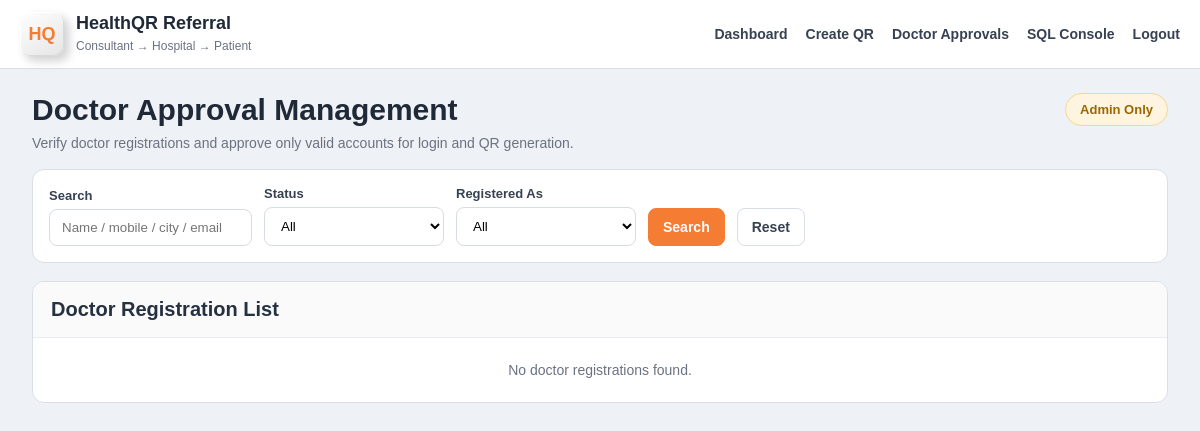
Page /admin/doctor-approvals (signed in) on the earlier database version.
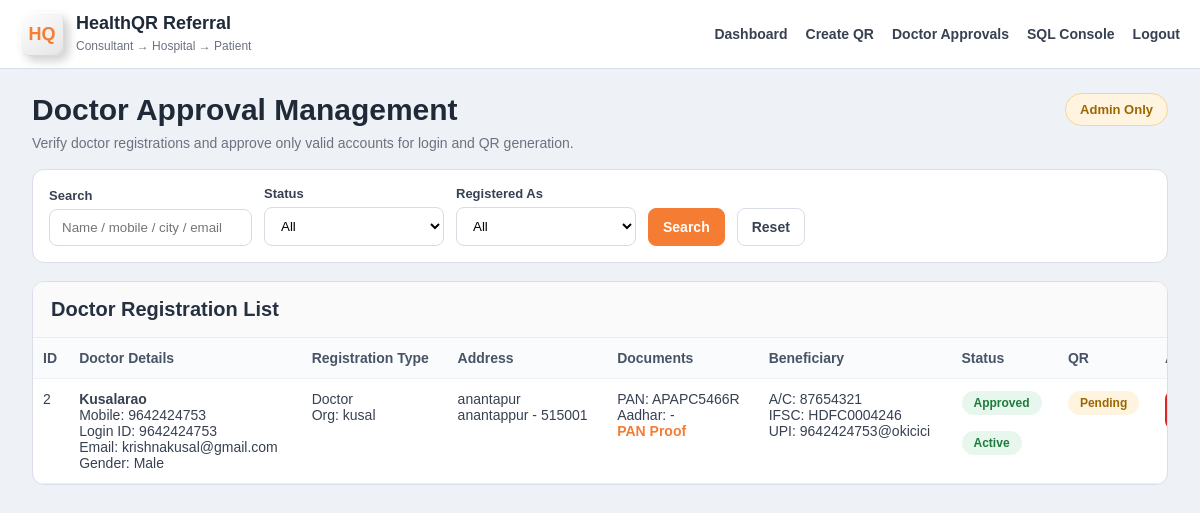
Same page on the later database version.
### tables this page shows
CREATE TABLE users(
        id INTEGER PRIMARY KEY AUTOINCREMENT,

        role TEXT NOT NULL CHECK(role IN ('admin','doctor','hospital')),

        display_name TEXT NOT NULL,
        hospital_name TEXT,

        phone TEXT UNIQUE,
        email TEXT UNIQUE,
        gender TEXT,
        registered_as TEXT,

        address TEXT,
        city_name TEXT,
        pincode TEXT,

        pan_number TEXT,
        aadhar_number TEXT,
        pan_file TEXT,
        aadhar_file TEXT,

        account_number TEXT,
        ifsc_code TEXT,
        upi_id TEXT,

        login_id TEXT UNIQUE,
        organization_name TEXT,

        password TEXT,
        secret_code TEXT,

        approval_status TEXT NOT NULL DEFAULT 'approved',
        qr_generated INTEGER NOT NULL DEFAULT 0,

        is_active INTEGER NOT NULL DEFAULT 1,
        created_at TEXT NOT NULL DEFAULT CURRENT_TIMESTAMP
    );

### routes/admin_routes.py (the view)
@admin_bp.route("/doctor-approvals")
@login_required(role="admin")
def doctor_approvals():
    conn = get_conn()
    cur = conn.cursor()
    search = request.args.get("search", "").strip()
    status = request.args.get("status", "").strip()
    registered_as = request.args.get("registered_as", "").strip()
    query = """
        SELECT *
        FROM users
        WHERE role='doctor'
    """
    params = []
    if search:
        query += " AND (display_name LIKE ? OR phone LIKE ? OR city_name LIKE ? OR email LIKE ?)"
        like_search = f"%{search}%"
        params.extend([like_search, like_search, like_search, like_search])
    if status:
        query += " AND approval_status=?"
        params.append(status)
    if registered_as:
        query += " AND registered_as=?"
        params.append(registered_as)
    query += " ORDER BY id DESC"
    cur.execute(query, params)
    doctors = cur.fetchall()
    conn.close()
    return render_template("admin/doctor_approvals.html", doctors=doctors)

### models/database.py (called while the page is built)
def get_conn():
    conn = sqlite3.connect(
        DATABASE_PATH,
        timeout=10,
        check_same_thread=False
    )
    conn.row_factory = sqlite3.Row
    conn.execute("PRAGMA foreign_keys = ON")
    conn.execute("PRAGMA journal_mode = WAL")
    conn.execute("PRAGMA synchronous = NORMAL")
    conn.execute("PRAGMA temp_store = MEMORY")
    conn.execute("PRAGMA cache_size = -20000")
    return conn

### utils/helpers.py (called while the page is built)
def login_required(role=None):
    def decorator(fn):
        @wraps(fn)
        def wrapper(*args, **kwargs):
            if "user_id" not in session:
                flash("Please login first.", "error")
                return redirect(url_for("auth.login"))
            user_role = session.get("role")
            if role:
                allowed_roles = role if isinstance(role, (list, tuple, set)) else [role]
                if user_role not in allowed_roles:
                    flash("You do not have access to that page.", "error")
                    return redirect(url_for("dashboard.home"))
            return fn(*args, **kwargs)
        return wrapper
    return decorator

### templates/admin/doctor_approvals.html (shortened to what this page needs)
{% extends "base.html" %}
{% block content %}
<div class="approval-page">
  <div class="page-head">
    <div>
      <h1>Doctor Approval Management</h1>
      <p>Verify doctor registrations and approve only valid accounts for login and QR generation.</p>
    </div>
    <span class="badge-admin">Admin Only</span>
  </div>
  <form class="filter-bar" method="get">
    <div class="filter-group">
      <label for="search">Search</label>
      <input type="text" id="search" name="search" value="{{ request.args.get('search', '') }}" placeholder="Name / mobile / city / email">
    </div>
    <div class="filter-group">
      <label for="status">Status</label>
      <select id="status" name="status">
        <option value="">All</option>
      </select>
    </div>
    <div class="filter-group">
      <label for="registered_as">Registered As</label>
      <select id="registered_as" name="registered_as">
        <option value="">All</option>
      </select>
    </div>
    <button class="btn-main" type="submit">Search</button>
    <a class="btn-light" href="{{ url_for('admin.doctor_approvals') }}">Reset</a>
  </form>
  <section class="table-card">
    <div class="table-head">
      <h2>Doctor Registration List</h2>
    </div>
    {% if doctors %}
    <div class="table-wrap">
      <table>
        <thead>
          <tr>
            <th>ID</th>
            <th>Doctor Details</th>
            <th>Registration Type</th>
            <th>Address</th>
            <th>Documents</th>
            <th>Beneficiary</th>
            <th>Status</th>
            <th>QR</th>
            <th>Actions</th>
          </tr>
        </thead>
        <tbody>
          {% for row in doctors %}
          <tr>
            <td>{{ row['id'] }}</td>
            <td>
              <b>{{ row['display_name'] }}</b><br>
              Mobile: {{ row['phone'] or '-' }}<br>
              Login ID: {{ row['login_id'] or '-' }}<br>
              Email: {{ row['email'] or '-' }}<br>
              Gender: {{ row['gender'] or '-' }}
            </td>
            <td>
              {{ row['registered_as'] or '-' }}<br>
              Org: {{ row['organization_name'] or '-' }}
            </td>
            <td>
              {{ row['address'] or '-' }}<br>
              {{ row['city_name'] or '-' }} - {{ row['pincode'] or '-' }}
            </td>
            <td>
              PAN: {{ row['pan_number'] or '-' }}<br>
              Aadhar: {{ row['aadhar_number'] or '-' }}<br>
              {% if row['pan_file'] %}
                <a class="small-link" href="{{ url_for('admin.view_doctor_file', doctor_id=row['id'], file_type='pan') }}">PAN Proof</a><br>
              {% endif %}
            </td>
            <td>
              A/C: {{ row['account_number'] or '-' }}<br>
              IFSC: {{ row['ifsc_code'] or '-' }}<br>
              UPI: {{ row['upi_id'] or '-' }}
            </td>
            <td>
              {% if row['approval_status'] == 'approved' %}
                <span class="status-pill status-approved">Approved</span>
              {% elif row['approval_status'] == 'rejected' %}
                <span class="status-pill status-rejected">Rejected</span>
              {% else %}
                <span class="status-pill status-pending">Pending</span>
              {% endif %}
              <br><br>
              {% if row['is_active'] == 1 %}
                <span class="status-pill status-approved">Active</span>
              {% else %}
                <span class="status-pill status-inactive">Inactive</span>
              {% endif %}
            </td>
            <td>
              {% if row['qr_generated'] == 1 %}
                <span class="status-pill status-approved">Generated</span>
              {% else %}
                <span class="status-pill status-pending">Pending</span>
              {% endif %}
            </td>
            <td>
            </td>
          </tr>
          {% endfor %}
        </tbody>
      </table>
    </div>
    {% else %}
      <div class="empty-box">No doctor registrations found.</div>
    {% endif %}
  </section>
</div>
{% endblock %}

### templates/base.html (shortened to what this page needs)
<!doctype html>
<html lang="en">
<head>
</head>
<body>
<header class="topbar">
  <div class="topbar-inner">
    <div class="brand">
      <div class="logo">HQ</div>
      <div class="brand-text">
        <h2>HealthQR Referral</h2>
        <p>Consultant → Hospital → Patient</p>
      </div>
    </div>
    <div class="topbar-right">
      {% if session.get('user_id') %}
        <a href="{{ url_for('dashboard.home') }}">Dashboard</a>
        {% if session.get('role') == 'admin' %}
          <a href="{{ url_for('clinic.create_clinic') }}">Create QR</a>
          <a href="{{ url_for('admin.doctor_approvals') }}">Doctor Approvals</a>
          <a href="{{ url_for('admin.sql_console') }}">SQL Console</a>
        {% endif %}
        <a href="{{ url_for('auth.logout') }}">Logout</a>
      {% else %}
        <a href="{{ url_for('auth.login') }}">Login</a>
        <a href="{{ url_for('auth.doctor_signup_page') }}">Signup</a>
        <a href="{{ url_for('auth.learn_more') }}">Learn More</a>
      {% endif %}
    </div>
  </div>
</header>
<div class="page-content">
  {% block content %}{% endblock %}
</div>
</body>
</html>

### templates/base.html (style rules this page uses)
* { box-sizing: border-box; }
html, body { margin: 0; padding: 0; width: 100%; overflow-x: hidden; font-family: Arial, sans-serif; background: #eef1f5; color: #1f2937; }
a { text-decoration: none; }
.topbar { width: 100%; background: #ffffff; border-bottom: 1px solid #d9dee7; padding: 12px 20px; position: sticky; top: 0; z-index: 1000; }
.topbar-inner { width: 100%; max-width: 1350px; margin: 0 auto; display: flex; align-items: center; justify-content: space-between; gap: 16px; flex-wrap: wrap; }
.brand { display: flex; align-items: center; gap: 12px; min-width: 0; flex: 1 1 auto; }
.logo { width: 44px; height: 44px; min-width: 44px; border-radius: 10px; background: linear-gradient(145deg, #ffffff, #e5e5e5); box-shadow: 5px 5px 10px #d1d1d1, -5px -5px 10px #ffffff, inset 1px 1px 0 #ffffff, inset -1px -1px 0 #d9d9d9; display: flex; align-items: center; justify-content: center; font-weight: 700; color: #f47c33; font-size: 18px; flex-shrink: 0; }
.brand-text { min-width: 0; }
.brand-text h2 { margin: 0; font-size: 18px; color: #1f2937; line-height: 1.2; word-break: break-word; }
.brand-text p { margin: 3px 0 0; font-size: 12px; color: #6b7280; line-height: 1.4; word-break: break-word; }
.topbar-right { display: flex; align-items: center; justify-content: flex-end; gap: 14px 18px; flex-wrap: wrap; flex: 1 1 auto; }
.topbar-right a { color: #374151; font-size: 14px; font-weight: 600; white-space: nowrap; transition: color 0.2s ease; }
.page-content { width: 100%; max-width: 1350px; margin: 0 auto; padding: 0 16px 24px; }

### templates/admin/doctor_approvals.html (style rules this page uses)
.approval-page { padding: 24px 16px 36px; max-width: 1250px; margin: 0 auto; }
.page-head { display: flex; justify-content: space-between; align-items: flex-start; gap: 16px; margin-bottom: 18px; }
.page-head h1 { margin: 0; font-size: 30px; color: #1f2937; }
.page-head p { margin: 8px 0 0; color: #6b7280; font-size: 14px; }
.badge-admin { display: inline-block; padding: 8px 14px; border-radius: 999px; background: #fff4df; color: #9a6700; border: 1px solid #f2d59c; font-size: 13px; font-weight: 700; }
.filter-bar { display: flex; flex-wrap: wrap; gap: 12px; align-items: end; background: #fff; border: 1px solid #d9dee7; border-radius: 12px; padding: 16px; margin-bottom: 18px; }
.filter-group { min-width: 180px; }
.filter-group label { display: block; margin-bottom: 6px; font-size: 13px; font-weight: 600; color: #374151; }
.filter-group input, .filter-group select { width: 100%; padding: 10px 12px; border-radius: 8px; border: 1px solid #d7dce3; background: #fff; }
.btn-main, .btn-light, .btn-success, .btn-danger { padding: 10px 14px; border-radius: 8px; border: 1px solid transparent; cursor: pointer; font-size: 14px; font-weight: 600; text-decoration: none; display: inline-flex; align-items: center; justify-content: center; }
.btn-main { background: #f47c33; color: #fff; border-color: #f47c33; }
.btn-light { background: #fff; color: #374151; border-color: #d8dde6; }
.table-card { background: #fff; border: 1px solid #d9dee7; border-radius: 12px; overflow: hidden; }
.table-head { padding: 16px 18px; border-bottom: 1px solid #e8ecf1; background: #fafafa; }
.table-head h2 { margin: 0; font-size: 20px; color: #253041; }
.table-wrap { overflow-x: auto; }
table { width: 100%; border-collapse: collapse; min-width: 1220px; }
th, td { padding: 12px 10px; border-bottom: 1px solid #edf0f4; text-align: left; font-size: 14px; vertical-align: top; }
th { background: #fafbfc; color: #475467; font-weight: 700; }
td { color: #374151; }
.status-pill { display: inline-block; padding: 5px 12px; border-radius: 999px; font-size: 12px; font-weight: 700; }
.status-pending { background: #fff4df; color: #9a6700; }
.status-approved { background: #e8f7ed; color: #1f7a3d; }
.small-link { color: #f47c33; font-weight: 600; text-decoration: none; }

Differences in the rows shown:
added users: id "2", display_name "Kusalarao", phone "9642424753", login "9642424753", email "krishnakusal@gmail.com", gender "Male", registered_as "Doctor", organization_name "kusal", address "anantapur", city_name "anantappur", pincode "515001", pan_number "APAPC5466R", aadhar_number "-", account_number "87654321", ifsc_code "HDFC0004246", upi "9642424753@okicici", approval_status "Approved", is_active "Active", qr_generated "Pending"
Other differences:
text no longer shown: "No doctor registrations found."
text now shown: "ID Doctor Details Registration Type Address Documents Beneficiary Status QR"
